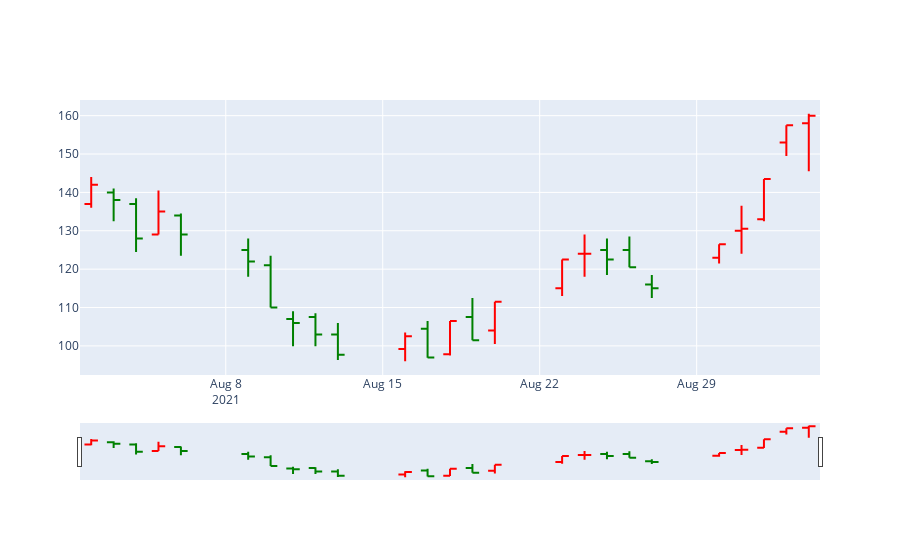

The cell this chart's notebook holds for it:
### Code cell
fig = go.Figure(data=go.Ohlc(x=df['date'],
                    open=df['open'],
                    high=df['max'],
                    low=df['min'],
                    close=df['close'],                    increasing_line_color= 'red',
                      decreasing_line_color= 'green' ))
fig.show()
